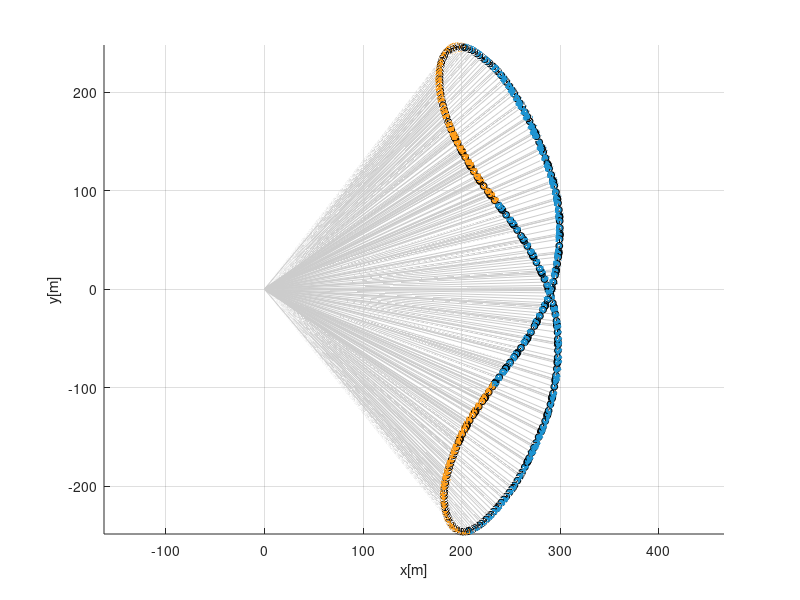

This chart was generated by the following MATLAB code:
clc;clear all;close all;
load('crosswind_opt_mechanical_AP3_54KW.mat')
AP   = crosswind_opt_mechanical_3_AP3;
id1  = 6;id2 = 5;
time = AP.r_n2b_n_x.time';%time(id1:id1:end) = [];%time(id2:id2:end) = [];
N    = length(time); 

%% retrieve PowerPlane trajectory -----------------------------------------
px = AP.r_n2b_n_x.value';%px(id1:id1:end) = [];%px(id2:id2:end) = [];
py = AP.r_n2b_n_y.value';%py(id1:id1:end) = [];%py(id2:id2:end) = [];
pz = AP.r_n2b_n_z.value';%pz(id1:id1:end) = [];%pz(id2:id2:end) = [];
h  = -pz; % altitude

ptraj = [px,py,pz];

dl    = AP.dr.value;%dl(id1:id1:end) = [];%dl(id2:id2:end) = [];

reel_in  = [];
reel_out = [];

for i = 1:N
  if dl(i) > 0      % reel-out <=> power generation 
    reel_out = [ptraj(i,:);reel_out];
  elseif dl(i) < 0  % reel-in <=> power consumption
    reel_in  = [ptraj(i,:);reel_in];
  end   
end

N_reel_in  = length(reel_in);
N_reel_out = length(reel_out);

%imshow(imread('landscape.jpg'))
figure;hold on;grid on;
Trajectory    = plot3(px,py,-pz,'k');
traj_reel_out = plot3(reel_out(:,1),reel_out(:,2),-reel_out(:,3),...
      'Marker','o',...
      'MarkerEdgeColor','k',...
      'MarkerFaceColor',[0.1176,0.5804,0.8235],...
      'MarkerSize',5,...
      'Color','none');
traj_reel_in = plot3(reel_in(:,1),reel_in(:,2),-reel_in(:,3),...
      'Marker','o',...
      'MarkerEdgeColor','k',...
      'MarkerFaceColor',[1 0.6196 0.1059],...
      'MarkerSize',5,...
      'Color','none');

%% retrieve orientation ---------------------------------------------------
e11 = AP.e11.value';%e11(id1:id1:end) = [];%e11(id2:id2:end) = [];
e21 = AP.e21.value';%e21(id1:id1:end) = [];%e21(id2:id2:end) = [];
e31 = AP.e31.value';%e31(id1:id1:end) = [];%e31(id2:id2:end) = [];
ex  = [e11,e21,e31];

e12 = AP.e12.value';%e12(id1:id1:end) = [];%e12(id2:id2:end) = [];
e22 = AP.e22.value';%e22(id1:id1:end) = [];%e22(id2:id2:end) = [];
e32 = AP.e32.value';%e32(id1:id1:end) = [];%e32(id2:id2:end) = [];
ey  = [e12,e22,e32];

e13 = AP.e13.value';%e13(id1:id1:end) = [];%e13(id2:id2:end) = [];
e23 = AP.e23.value';%e23(id1:id1:end) = [];%e23(id2:id2:end) = [];
e33 = AP.e33.value';%e33(id1:id1:end) = [];%e33(id2:id2:end) = [];
ez  = [e13,e23,e33];

%Plot wing ---------------------------------------------------------------
factor = 5;

for i = 1:1:N_reel_out
Wing_Ey = line([ reel_out(i,1)- factor*ex(i,1), reel_out(i,1) + factor*ex(i,1)],...
               [ reel_out(i,2)- factor*ex(i,2), reel_out(i,2) + factor*ex(i,2)],...
              -[ reel_out(i,3)- factor*ex(i,3), reel_out(i,3) + factor*ex(i,3)],...
               'LineWidth',5,'Color',[0.1176,0.5804,0.8235]);          
Tether = line([0,reel_out(i,1)],...
              [0,reel_out(i,2)],...
             -[0,reel_out(i,3)],'LineWidth',0.25,'Color',[0.8 0.8 0.8],'LineStyle','-');
end

for i = 1:1:N_reel_in 
Wing_Ey = line([ reel_in(i,1)- factor*ex(i,1), reel_in(i,1) + factor*ex(i,1)],...
               [ reel_in(i,2)- factor*ex(i,2), reel_in(i,2) + factor*ex(i,2)],...
              -[ reel_in(i,3)- factor*ex(i,3), reel_in(i,3) + factor*ex(i,3)],...
                'LineWidth',5,'Color',[1 0.6196 0.1059]);
              
Tether = line([0,reel_in(i,1)],...
              [0,reel_in(i,2)],...
             -[0,reel_in(i,3)],'LineWidth',0.25,'Color',[0.8 0.8 0.8],'LineStyle','-');
end
xlabel('x[m]');ylabel('y[m]');zlabel('altitude[m]');
%zlim([-20,250])
%xlim([-250,250])
set(gca, 'Projection', 'perspective'); % Sets axes background
set(gca, 'Color', 'none'); % Sets axes background
axis equal

%export_fig Trajectory3D_AP3.png -transparent

